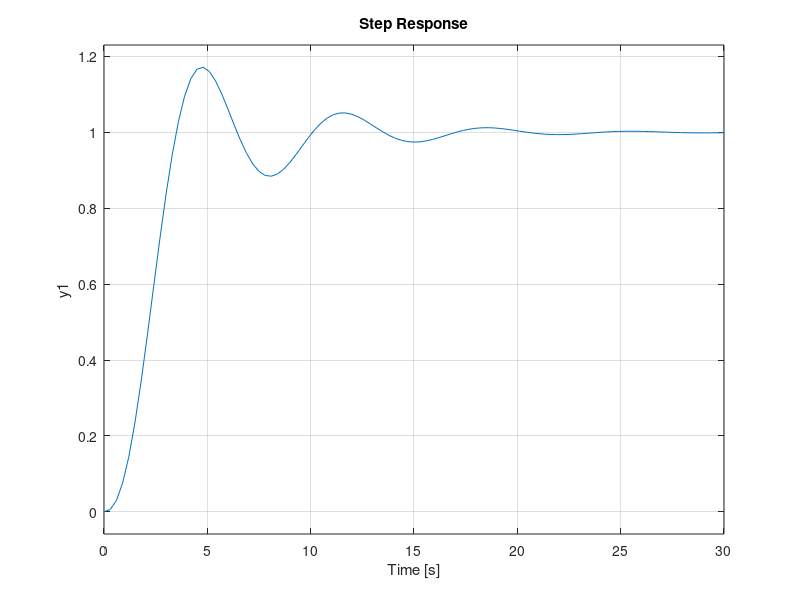

Here is the MATLAB script that generated this plot: (Note: this script raises an error after producing the figure.)
close all
clear all
clc

G = tf(1, [1 1 1 0]);
step(G)

K = [0.5 0 0.1];
controller = pid(K(1), K(2), K(3));
OpenLoop = series(G,controller);
ClosedLoop = feedback(OpenLoop,1);
step(ClosedLoop)

PopSize = 25;
MaxGenerations = 10;
options = optimoptions(@ga,'PopulationSize',PopSize,'MaxGenerations',MaxGenerations);
[x,fval] = ga(@(K)itae(G,K),3,-eye(3),zeros(3,1),[],[],[],[],[],options);

%%
controller = pid(x(1), x(2), x(3));
OpenLoop = series(G,controller);
ClosedLoop = feedback(OpenLoop,1);
step(ClosedLoop)
